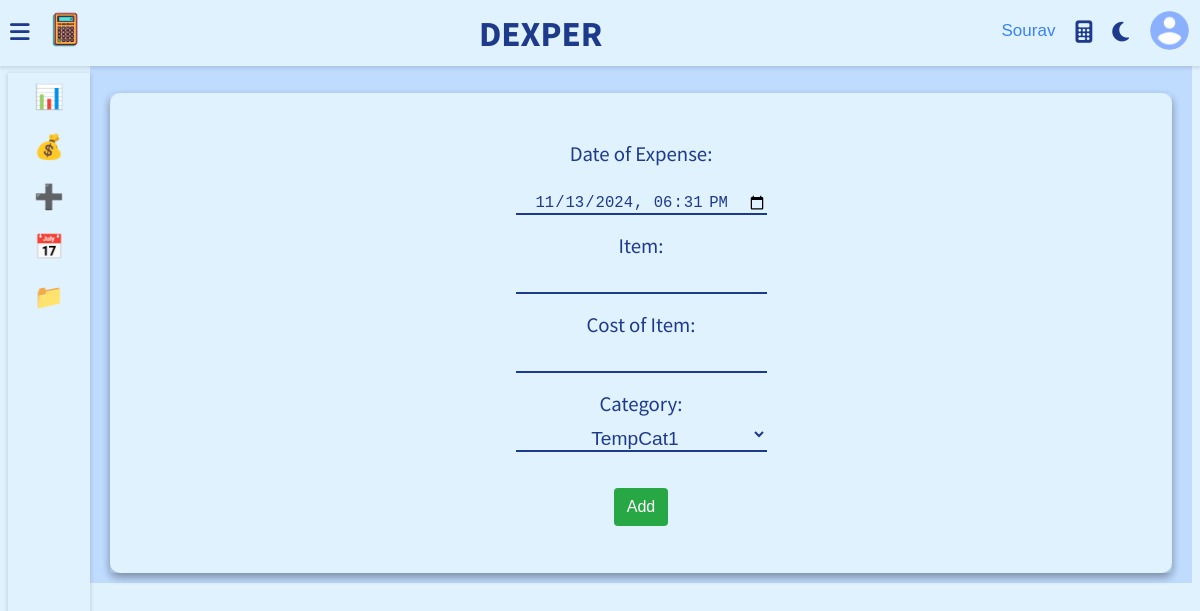
Screenshot of /templates/5-Add-Expenses.php (signed in) with the database file from the repository.
### tables this page shows
CREATE TABLE `user` (
  `Full_Name` varchar(40) NOT NULL,
  `Email` varchar(255) NOT NULL,
  `Username` varchar(255) NOT NULL,
  `UserId` int(11) NOT NULL,
  `Password` varchar(32) NOT NULL,
  `Photo` varchar(255) NOT NULL,
  `RegDate` timestamp NOT NULL DEFAULT current_timestamp()
);

### init.php (called while the page is built, shortened)
<?php
    include_once 'connection.php';
    include_once 'user.php';
    include_once 'budget.php';
    include_once 'cat.php';
    global $pdo;
    $getFromB = new Budget($pdo);
    $getFromC = new Category($pdo);
    $getFromU = new User($pdo);
?>

### user.php (called while the page is built, shortened)
<?php
    class User extends Base{
        function __construct($pdo)
        {
            $this->pdo = $pdo;
        }
        public function Photofetch($UserId) {
            $stmt = $this->pdo->prepare("SELECT Photo FROM user WHERE UserId = :UserId");
            $stmt->bindParam(":UserId", $UserId, PDO::PARAM_INT);
            $stmt->execute();
            $user = $stmt->fetch(PDO::FETCH_OBJ);
            return $user->Photo;
        }
        public function fetchUsername($UserId) {
            $stmt = $this->pdo->prepare("SELECT Username FROM user WHERE UserId = :UserId");
            $stmt->bindParam(":UserId", $UserId, PDO::PARAM_INT);
            $stmt->execute();
            $user = $stmt->fetch(PDO::FETCH_OBJ);
            return $user->Username;
        }
    }
?>

### budget.php (called while the page is built, shortened)
<?php
class Budget extends Base
{
  function __construct($pdo)
  {
    $this->pdo = $pdo;
  }
  public function checkbudget($UserId)
  {
    $stmt = $this->pdo->prepare("SELECT Budget AS currentbudget FROM budget WHERE UserId=:user");
    $stmt->bindParam(":user", $UserId, PDO::PARAM_INT);
    $stmt->execute();
    $rows = $stmt->fetch(PDO::FETCH_OBJ);
    if ($rows == NULL) {
      return NULL;
    } else {
      return $rows->currentbudget;
    }
  }
}

### cat.php (called while the page is built, shortened)
<?php
class Category extends Base
{
    function __construct($pdo)
    {
        $this->pdo = $pdo;
    }
    public function getAllCategories($UserId)
    {
        $stmt = $this->pdo->prepare("SELECT * FROM category WHERE UserId = :user");
        $stmt->bindParam(":user", $UserId, PDO::PARAM_INT);
        $stmt->execute();
        return $stmt->fetchAll(PDO::FETCH_OBJ);
    }
}

### templates/5-Add-Expenses.php (the view, shortened to what this page needs)
<?php
	include_once "../init.php";
	include_once 'skeleton.php';
	$currentBudget = $getFromB->checkbudget($_SESSION['UserId']);
?>
<div class="wrapper">
    <div class="row">
        <div class="col-12 col-m-12 col-sm-12">
            <div class="card">
                <div class="counter" style="height: 60vh; display: flex; align-items: center; justify-content: center;">
                    <?php if ($currentBudget === null): ?>
                        <p style="color: red; font-family: 'Source Sans Pro';">No budget set. Please set a budget first from here <a href="../templates/4-Set-Budget.php">Set Budget</a></p>
                    <?php else: ?>
                        <form action="" method="post">
                            <div>
                                <label class="add-expense-label" style="font-family: 'Source Sans Pro'; font-size: 1.3em;">Date of Expense:</label><br><br>
                                <input class="text-input" type="datetime-local" value="<?php echo date("Y-m-d\TH:i", time()); ?>" name="dateexpense" required="true" style="width: 100%; padding-top: 8px;"><br><br>
                            </div>
                            <div>
                                <label class="add-expense-label" style="font-family: 'Source Sans Pro'; font-size: 1.3em;">Item:</label><br>
                                <input type="text" class="text-input" name="item" value="" required="true" style="width: 100%; padding-top: 10px;"><br><br>
                            </div>
                            <div>
                                <label class="add-expense-label" style="font-family: 'Source Sans Pro'; font-size: 1.3em;">Cost of Item:</label><br>
                                <input class="text-input" type="text" value="" required="true" name="costitem" onkeypress='validate(event)' style="width: 100%; padding-top: 10px;"><br><br>
                            </div>
                            <div>
                                <label class="add-expense-label" style="font-family: 'Source Sans Pro'; font-size: 1.3em;">Category:</label><br>
                                <?php
                                $categories = $getFromC->getAllCategories($_SESSION['UserId']);
                                if (empty($categories)): ?>
                                    <p style="color: red; font-family: 'Source Sans Pro';">No categories available. Please add a category first from here <a href="../templates/12-Add-Category.php">Add Category</a></p>
                                <?php else: ?>
                                    <select class="text-input" name="category" required="true" style="width: 100%; padding-top: 10px;">
                                        <?php foreach($categories as $category): ?>
                                            <option style="color: var(--main-color); background-color: var(--main-bg-color);" value="<?php echo $category->CategoryId; ?>"><?php echo $category->CategoryName; ?></option>
                                        <?php endforeach; ?>
                                    </select><br><br>
                                <?php endif; ?>
                            </div>
                            <div><br>
                                <button type="submit" class="pressbutton" name="addexpense" <?php echo empty($categories) ? 'disabled' : ''; ?>>Add</button>
                            </div>
                        </form>
                    <?php endif; ?>
                </div>
            </div>
        </div>
    </div>
</div>

### templates/skeleton.php (shortened to what this page needs)
<?php
include_once "../init.php";
$pic = $getFromU->Photofetch($_SESSION['UserId']);
$pic = '"' . $pic . '"';
$username = $getFromU->fetchUsername($_SESSION['UserId']);
?>
<!DOCTYPE html>
<head>
    <link rel="stylesheet" href="https://cdnjs.cloudflare.com/ajax/libs/font-awesome/6.5.2/css/all.min.css" />
    <link rel="stylesheet" type="text/css" href="https://cdnjs.cloudflare.com/ajax/libs/Chart.js/2.9.3/Chart.min.css">
    <link rel="stylesheet" href="../static/css/skeleton.css">
    <link rel="stylesheet" href="../static/css/11-changepass.css">
    <link rel="stylesheet" href="../static/css/7-Datewise.css">
    <link rel="stylesheet" href="https://stackpath.bootstrapcdn.com/font-awesome/4.7.0/css/font-awesome.min.css">
    <link rel="stylesheet" href="../static/css/yearpicker.css">
    <link rel="stylesheet" href="../static/css/6-Manage-Expenses.css">
</head>
<body class="overlay-scrollbar sidebar-expand">
    <div class="navbar">
        <ul class="navbar-nav">
            <li class="nav-item">
                <a class='nav-link'>
                    <i class="fas fa-bars" onclick="collapseSidebar()"></i>
                </a>
            </li>
            <li class="nav-item">
                <img src="../static/images/expenseic.png" alt="" class="logo">
            </li>
        </ul>
        <h1 class="navbar-text">DEXPER</h1>
        <ul class="navbar-nav nav-right">
            <li class="nav-item">
                <span class="nav-link"><?php echo htmlspecialchars($username); ?></span>
            </li>
            <li class="nav-item">
                <a class="nav-link" href="#" onclick="toggleCalculator()">
                    <i class="fa-solid fa-calculator" style="transition: transform 0.3s ease; cursor: pointer;" onmouseover="this.style.transform='scale(1.2)'" onmouseout="this.style.transform='scale(1)'"></i>
                </a>
            </li>
            <li class="nav-item">
                <a class="nav-link" href="#" onclick="switchTheme()">
                    <i class="fas fa-moon dark-icon icon-hover" style="transition: transform 0.3s ease; cursor: pointer;" onmouseover="this.style.transform='scale(1.2)'" onmouseout="this.style.transform='scale(1)'"></i>
                </a>
            </li>
            <li class="nav-item">
                <div class="avt dropdown">
                    <img src=<?php echo $pic ?> alt="" class="dropdown-toggle" data-toggle="user-menu"  style="transition: transform 0.3s ease; cursor: pointer;" onmouseover="this.style.transform='scale(1.2)'" onmouseout="this.style.transform='scale(1)'">
                </div>
            </li>
        </ul>
    </div>
    <div class="sidebar">
        <ul class="sidebar-nav" id="sidebar-nav">
            <li class="sidebar-nav-item">
                <a href="3-Dashboard.php" class="sidebar-nav-link">
                    <div>
                    <span class="icon-sidebar">📊</span>
                    </div>
                </a>
            </li>
            <li class="sidebar-nav-item">
                <a href="4-Set-Budget.php" class="sidebar-nav-link">
                    <div>
                        <span class="icon-sidebar">💰</span>
                    </div>
                </a>
            </li>
            <li class="sidebar-nav-item" id="Expense" onclick="open1()">
                <a href="#" class="sidebar-nav-link">
                    <div>
                        <span class="icon-sidebar">➕</span>
                    </div>
                </a>
            </li>
            <li class="sidebar-nav-item" id="ER" onclick="open2()">
                <a href="#" class="sidebar-nav-link">
                    <div>
                        <span class="icon-sidebar">📅</span>
                    </div>
                </a>
            </li>
            <li class="sidebar-nav-item" id="Category" onclick="open3()">
                <a href="#" class="sidebar-nav-link">
                    <div>
                        <span class="icon-sidebar">📁</span>
                    </div>
                </a>
            </li>
        </ul>
    </div>
</body>

### static/css/skeleton.css (style rules this page uses)
.light { --main-bg-color: var(--light-background); --second-bg-color: var(--light-second-background); --main-color: var(--light-color); --second-color: var(--light-second-color); }
* { box-sizing: border-box; }
body { font-family: Verdana, Helvetica, sans-serif; background: var(--main-bg-color); color: var(--main-color); }
.navbar { display: flex; flex-direction: row; background: var(--main-bg-color); color: var(--main-color); position: fixed; top: 0; right: 0; left: 0; z-index: 101; box-shadow: rgba(0, 0, 0, 0.12) 0px 1px 4px 1px; }
.navbar-nav { list-style: none; display: flex; flex-direction: row; padding-left: 0; margin-bottom: 0; margin-top: 0; }
.nav-link { float: left; text-align: center; padding: 21px 10px; text-decoration: none; font-size: 17px; color: var(--second-color); position: relative; }
.navbar-nav i { font-size: 1.4rem; color: var(--main-color); }
.nav-right { margin-left: auto; }
.navbar-text { position: relative; margin: auto; width: 80%; text-align: center; font-family: "Neuropolitical", "Source Sans Pro"; font-size: 2.2em; }
.logo { height: 60px; padding: 10px; }
.avt img { width: 39px; height: 39px; border-radius: 50%; }
.avt { padding: 11px; }
.dropdown { position: relative; }
.wrapper { padding: 10px; margin-left: 82px; padding-top: 75px; background: var(--second-bg-color); transition: margin-left 0.5s; }
.sidebar { width: 82px; height: 100vh; position: fixed; margin-top: 65px; background: var(--main-bg-color); box-shadow: rgba(0, 0, 0, 0.12) 0px 1px 4px 1px; overflow: hidden; z-index: 100; transition: width 0.5s; }
.sidebar-nav { list-style: none; padding: 0; margin: 0; display: flex; flex-direction: column; align-items: center; height: 100vh; }
.sidebar-nav-item { width: 100%; }
.sidebar-nav-link { display: flex; align-items: center; color: var(--main-color); text-decoration: none; }
.sidebar-nav-link div { min-width: 82px; height: 50px; position: relative; }
.card { background: var(--main-bg-color); color: var(--main-color); border-radius: 10px; margin-bottom: -10px; box-shadow: 0 4px 8px 0 rgba(0, 0, 0, 0.2); }
.row { display: flex; flex-wrap: wrap; flex-direction: row; }
.row:before, .row:after { box-sizing: border-box; }
[class*="col-"] { padding: 10px; }
@media only screen and (min-width: 600px) { [class*="col-"] { width: 100%; } }
@media only screen and (min-width: 600px) { .col-sm-12 { width: 100%; } }
@media only screen and (min-width: 768px) { .col-m-12 { width: 100%; } }
@media screen and (min-width: 992px) { .col-12 { width: 100%; } }
.counter { padding: 16px; text-align: center; color: #2a2a2a; border-radius: 4px; box-shadow: 0 4px 8px 0 rgba(0, 0, 0, 0.2); }
.pressbutton { display: inline-block; font-weight: 400; color: #212529; text-align: center; border: 1px solid transparent; padding: 0.375rem 0.75rem; font-size: 1rem; line-height: 1.5; border-radius: 0.25rem; color: #fff; background-color: #28a745; }
.text-input { color: var(--main-color); font-size: 1.2em; background: rgba(0, 0, 0, 0); text-align: center; border: none; outline: none; border-bottom: 2px solid var(--main-color); }
button { border: none; outline: none; cursor: pointer; }
.add-expense-label { color: var(--main-color); }

### templates/skeleton.php (style rules this page uses)
.icon-sidebar { display: flex; justify-content: center; align-items: center; font-size: 1.5em; margin-top: 10px; }

### rows the page displays
user: Username "Sourav", Photo (picture)

### other values shown
form field category "TempCat1"
